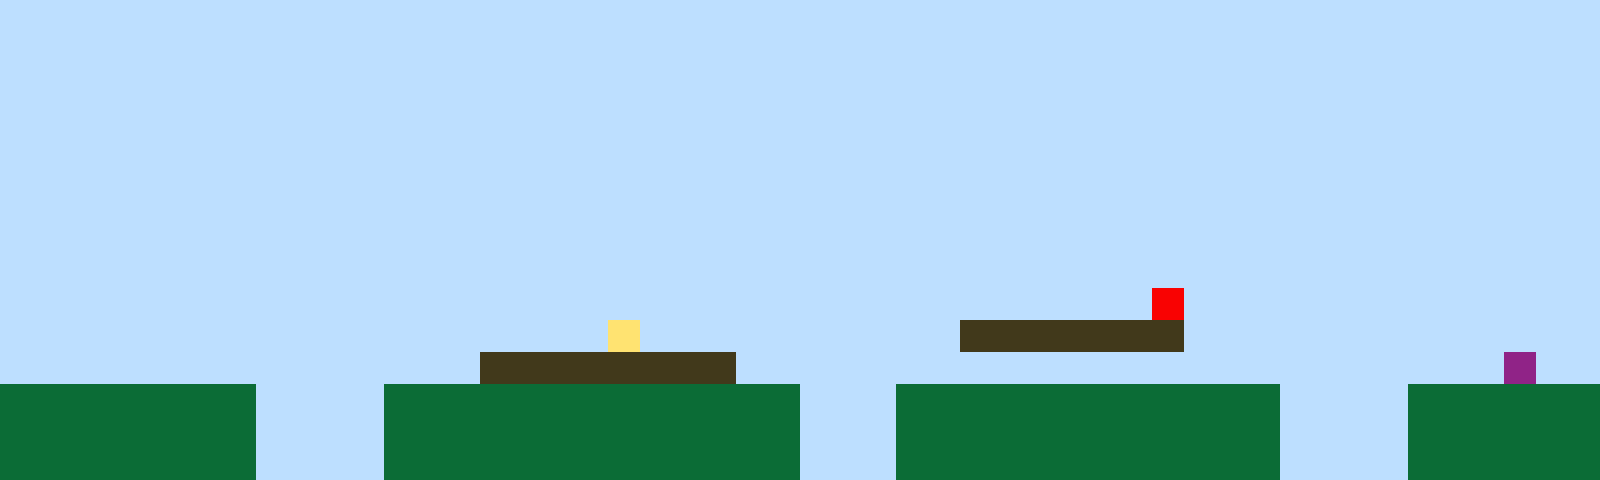

This game map was drawn from its Tiled (.tmx) file and the tilesets committed beside it. A one-line description and the full map source follow:
An orthogonal 50x15 tile map with 32x32 px tiles, 1 tile layer (Tile Layer 1).

<map version="1.10" tiledversion="1.11.2" orientation="orthogonal" renderorder="right-up" width="50" height="15" tilewidth="32" tileheight="32" infinite="0" nextlayerid="2" nextobjectid="1"><editorsettings><export target="map1.csv" format="csv" /></editorsettings><tileset firstgid="1" name="sprites" tilewidth="32" tileheight="32" tilecount="6" columns="3"><image source="sprites.png" width="96" height="64" /></tileset><layer id="1" name="Tile Layer 1" width="50" height="15"><data encoding="csv">1,1,1,1,1,1,1,1,1,1,1,1,1,1,1,1,1,1,1,1,1,1,1,1,1,1,1,1,1,1,1,1,1,1,1,1,1,1,1,1,1,1,1,1,1,1,1,1,1,1,1,1,1,1,1,1,1,1,1,1,1,1,1,1,1,1,1,1,1,1,1,1,1,1,1,1,1,1,1,1,1,1,1,1,1,1,1,1,1,1,1,1,1,1,1,1,1,1,1,1,1,1,1,1,1,1,1,1,1,1,1,1,1,1,1,1,1,1,1,1,1,1,1,1,1,1,1,1,1,1,1,1,1,1,1,1,1,1,1,1,1,1,1,1,1,1,1,1,1,1,1,1,1,1,1,1,1,1,1,1,1,1,1,1,1,1,1,1,1,1,1,1,1,1,1,1,1,1,1,1,1,1,1,1,1,1,1,1,1,1,1,1,1,1,1,1,1,1,1,1,1,1,1,1,1,1,1,1,1,1,1,1,1,1,1,1,1,1,1,1,1,1,1,1,1,1,1,1,1,1,1,1,1,1,1,1,1,1,1,1,1,1,1,1,1,1,1,1,1,1,1,1,1,1,1,1,1,1,1,1,1,1,1,1,1,1,1,1,1,1,1,1,1,1,1,1,1,1,1,1,1,1,1,1,1,1,1,1,1,1,1,1,1,1,1,1,1,1,1,1,1,1,1,1,1,1,1,1,1,1,1,1,1,1,1,1,1,1,1,1,1,1,1,1,1,1,1,1,1,1,1,1,1,1,1,1,1,1,1,1,1,1,1,1,1,1,1,1,1,1,1,1,1,1,1,1,1,1,1,1,1,1,1,1,1,1,1,1,1,1,1,1,1,1,1,1,1,1,1,1,1,1,1,1,1,1,1,1,1,1,1,1,1,1,1,1,1,1,1,1,1,1,1,1,1,1,1,1,1,1,1,1,1,1,1,1,1,1,1,1,1,1,1,1,1,1,1,1,1,1,1,1,1,1,1,1,1,1,1,1,1,1,1,1,1,1,1,1,1,1,1,1,1,1,1,1,1,1,1,1,1,1,1,1,1,1,1,1,1,1,1,1,1,1,1,1,1,1,1,1,1,1,1,1,1,1,5,1,1,1,1,1,1,1,1,1,1,1,1,1,1,1,1,1,1,1,1,1,1,1,1,1,1,1,1,1,1,1,1,4,1,1,1,1,1,1,1,1,1,1,3,3,3,3,3,3,3,1,1,1,1,1,1,1,1,1,1,1,1,1,1,1,1,1,1,1,1,1,1,1,1,1,1,1,1,3,3,3,3,3,3,3,3,1,1,1,1,1,1,1,1,1,1,1,1,1,1,1,1,1,1,1,1,1,1,1,1,6,1,1,2,2,2,2,2,2,2,2,1,1,1,1,2,2,2,2,2,2,2,2,2,2,2,2,2,1,1,1,2,2,2,2,2,2,2,2,2,2,2,2,1,1,1,1,2,2,2,2,2,2,2,2,2,2,2,2,2,2,1,1,1,1,2,2,2,2,2,2,2,2,2,2,2,2,2,1,1,1,2,2,2,2,2,2,2,2,2,2,2,2,1,1,1,1,2,2,2,2,2,2,2,2,2,2,2,2,2,2,1,1,1,1,2,2,2,2,2,2,2,2,2,2,2,2,2,1,1,1,2,2,2,2,2,2,2,2,2,2,2,2,1,1,1,1,2,2,2,2,2,2</data></layer></map>
